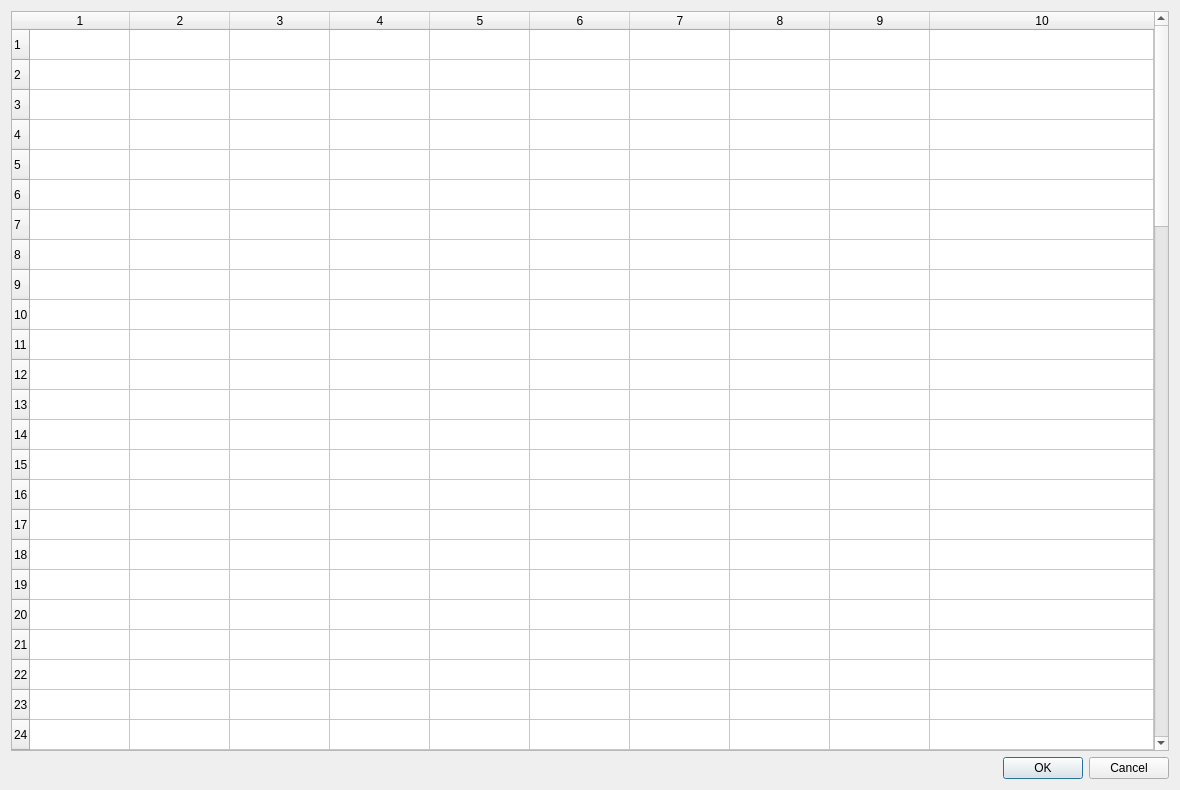
<?xml version="1.0" encoding="UTF-8"?>
<ui version="4.0">
 <class>DialogSimulation</class>
 <widget class="QDialog" name="DialogSimulation">
  <property name="geometry">
   <rect>
    <x>0</x>
    <y>0</y>
    <width>1180</width>
    <height>790</height>
   </rect>
  </property>
  <property name="windowTitle">
   <string>Dialog</string>
  </property>
  <layout class="QVBoxLayout" name="verticalLayout">
   <item>
    <widget class="QTableWidget" name="tableWidgetSimulation">
     <property name="editTriggers">
      <set>QAbstractItemView::NoEditTriggers</set>
     </property>
     <property name="rowCount">
      <number>85</number>
     </property>
     <property name="columnCount">
      <number>10</number>
     </property>
     <attribute name="horizontalHeaderCascadingSectionResizes">
      <bool>true</bool>
     </attribute>
     <attribute name="horizontalHeaderStretchLastSection">
      <bool>true</bool>
     </attribute>
     <row/>
     <row/>
     <row/>
     <row/>
     <row/>
     <row/>
     <row/>
     <row/>
     <row/>
     <row/>
     <row/>
     <row/>
     <row/>
     <row/>
     <row/>
     <row/>
     <row/>
     <row/>
     <row/>
     <row/>
     <row/>
     <row/>
     <row/>
     <row/>
     <row/>
     <row/>
     <row/>
     <row/>
     <row/>
     <row/>
     <row/>
     <row/>
     <row/>
     <row/>
     <row/>
     <row/>
     <row/>
     <row/>
     <row/>
     <row/>
     <row/>
     <row/>
     <row/>
     <row/>
     <row/>
     <row/>
     <row/>
     <row/>
     <row/>
     <row/>
     <row/>
     <row/>
     <row/>
     <row/>
     <row/>
     <row/>
     <row/>
     <row/>
     <row/>
     <row/>
     <row/>
     <row/>
     <row/>
     <row/>
     <row/>
     <row/>
     <row/>
     <row/>
     <row/>
     <row/>
     <row/>
     <row/>
     <row/>
     <row/>
     <row/>
     <row/>
     <row/>
     <row/>
     <row/>
     <row/>
     <row/>
     <row/>
     <row/>
     <row/>
     <row/>
     <column/>
     <column/>
     <column/>
     <column/>
     <column/>
     <column/>
     <column/>
     <column/>
     <column/>
     <column/>
    </widget>
   </item>
   <item>
    <widget class="QDialogButtonBox" name="buttonBox">
     <property name="orientation">
      <enum>Qt::Horizontal</enum>
     </property>
     <property name="standardButtons">
      <set>QDialogButtonBox::Cancel|QDialogButtonBox::Ok</set>
     </property>
    </widget>
   </item>
  </layout>
 </widget>
 <resources/>
 <connections>
  <connection>
   <sender>buttonBox</sender>
   <signal>accepted()</signal>
   <receiver>DialogSimulation</receiver>
   <slot>accept()</slot>
   <hints>
    <hint type="sourcelabel">
     <x>248</x>
     <y>254</y>
    </hint>
    <hint type="destinationlabel">
     <x>157</x>
     <y>274</y>
    </hint>
   </hints>
  </connection>
  <connection>
   <sender>buttonBox</sender>
   <signal>rejected()</signal>
   <receiver>DialogSimulation</receiver>
   <slot>reject()</slot>
   <hints>
    <hint type="sourcelabel">
     <x>316</x>
     <y>260</y>
    </hint>
    <hint type="destinationlabel">
     <x>286</x>
     <y>274</y>
    </hint>
   </hints>
  </connection>
 </connections>
</ui>
